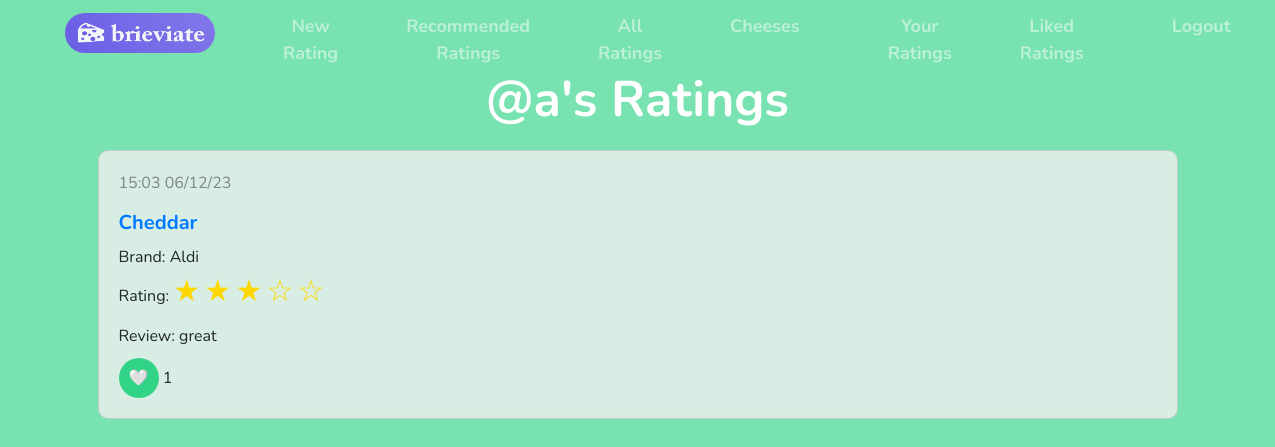
Screenshot of /user_ratings/a (signed in) with the database file from the repository.
### app/models.py (models this page shows, shortened)
class Cheese(db.Model):
    id = db.Column(db.Integer, primary_key=True)
    name = db.Column(db.String(64), index=True, unique=False)

class Review(db.Model):
    id = db.Column(db.Integer, primary_key=True)
    cheese_id = db.Column(db.Integer, db.ForeignKey('cheese.id'))
    user_id = db.Column(db.Integer, db.ForeignKey('user.id'))
    date = db.Column(db.DateTime, index=True)
    brand = db.Column(db.String(50))
    review = db.Column(db.String(500))
    rating = db.Column(db.Integer)
    likes = db.Column(db.Integer, default=0)

### app/ratings.py (the view)
@ratings.route('/user_ratings/<username>')
@login_required
def user_ratings(username):
    if username == current_user.username:
        return redirect(url_for('ratings.user_profile'))
    else:
        user=User.query.filter_by(username=username).first()
        reviews_original = Review.query.filter_by(user_id=user.id).all()
        reviews = []
        for entry in reviews_original:
            review = {}
            review['id']=entry.id
            review['date'] = entry.date.strftime("%H:%M %d/%m/%y")
            review['cheese'] = Cheese.query.filter_by(id=entry.cheese_id).first().name
            review['brand'] = entry.brand
            review['rating'] = entry.rating
            review['review'] = entry.review
            review['likes'] = entry.likes
            reviews.append(review)
        return render_template('user_ratings.html', username=username, reviews=reviews, title='Ratings')

### app/__init__.py (called while the page is built)
@login_manager.user_loader
def load_user(user_id):
    return User.query.get(int(user_id))

@app.before_request
def initial_setup():
    filename = app.static_folder + '/cheeses.txt'
    get_cheeses(filename)

### app/get_cheeses.py (called while the page is built)
def get_cheeses(filename):
    with open(filename, 'r') as file:
        cheeses = file.readlines()
        for cheese_name in cheeses:
            cheese_name = cheese_name.strip()
            existing_cheese = Cheese.query.filter_by(name=cheese_name).first()
            if not existing_cheese:
                cheese = Cheese(name=cheese_name)
                db.session.add(cheese)
        db.session.commit()

### app/templates/user_ratings.html (shortened to what this page needs)
{% extends "base.html" %}
{% block content %}
<div class="container">
    <h1 class="page-title">@{{ username }}'s Ratings</h1>
    <div class="container-fluid">
        <div class="row">
            <div class="col-12">
                {% for review in reviews %}
                <div class="card">
                    <div class="card-body">
                        <p class="card-text-datetime">{{ review.date }}</p>
                        <h6 class="card-text-cheese"><a href="{{ url_for ('cheeses.cheese_profile', cheese=review.cheese.lower().replace(' ', '-')) }}">{{ review.cheese }}</a></h6>
                        <p class="card-text-brand">Brand: {{ review.brand }}</p>
                        <p class="card-text">Rating:
                            {% for i in range(review.rating) %}
                            <span class="review-stars">&#9733;</span>
                            {% endfor %}
                            {% for i in range(5 - review.rating) %}
                            <span class="review-stars">&#9734;</span>
                        {% endfor %}
                        <p class="card-text">Review: {{ review.review }}</p>
                        <button class="like-button" review-id="{{ review.id }}">
                            &#129293;
                        </button>
                        <span id="likes-{{ review.id }}">{{ review.likes }}</span>
                    </div>
                </div>
                {% endfor %}
            </div>
        </div>
    </div>
</div>
{% endblock %}

### app/static/formatting.css (style rules this page uses)
.page-title { color: #ffffff; font-size: 50px; text-align: center; font-weight: bold; margin-bottom: 20px; }
.card { background-color: rgba(240, 240, 240, 0.8); backdrop-filter: blur(5px); border-radius: 10px; margin-bottom: 20px; }
.card-body { padding: 20px; }
.card-text { margin-bottom: 10px; }
.card-text-datetime { color: #818589; }
.card-text-cheese { font-size: 20px; font-weight:bold; margin-bottom: 10px; }
.card-text-brand { margin-bottom: 0px; }
.review-stars { color: gold; font-size: 30px; }
.like-button { width: 40px; height: 40px; border-radius: 50%; background-color: #31d386; border: none; cursor: pointer; align-items: center; }
body { background-color: #78e2b0; font-family: 'Nunito'; font-size: 16px; }

### rows the page displays
Cheese: cheese "Cheddar"
Review: brand "Aldi", review "great"

### other values shown
{{ username }} "a"
{{ review.date }} "15:03 06/12/23"
{{ review.likes }} "1"
